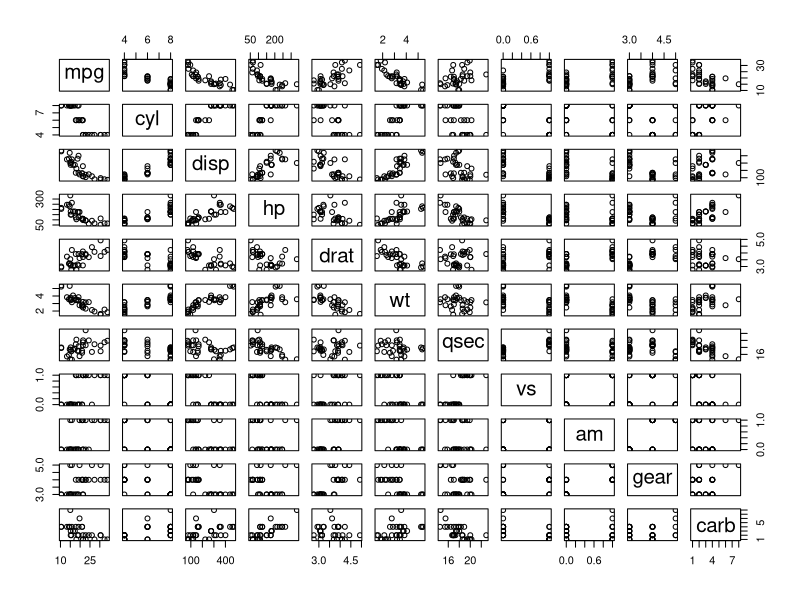
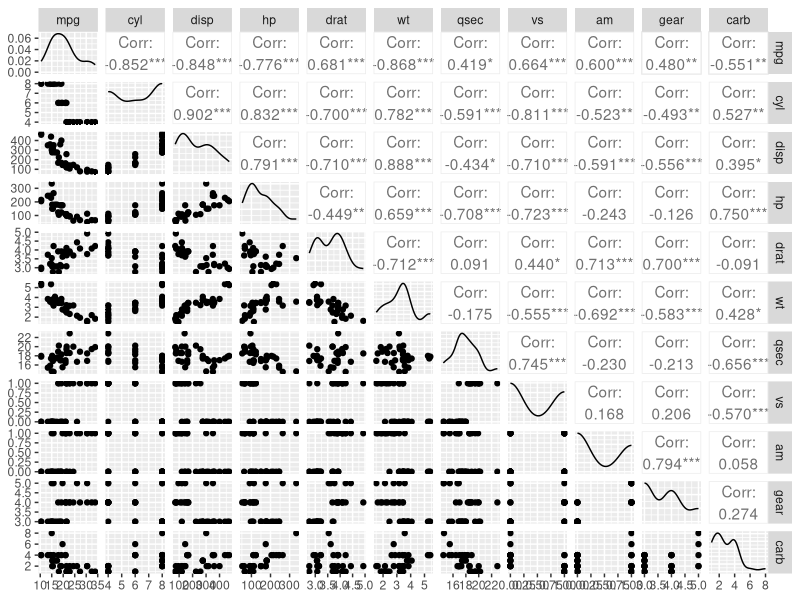
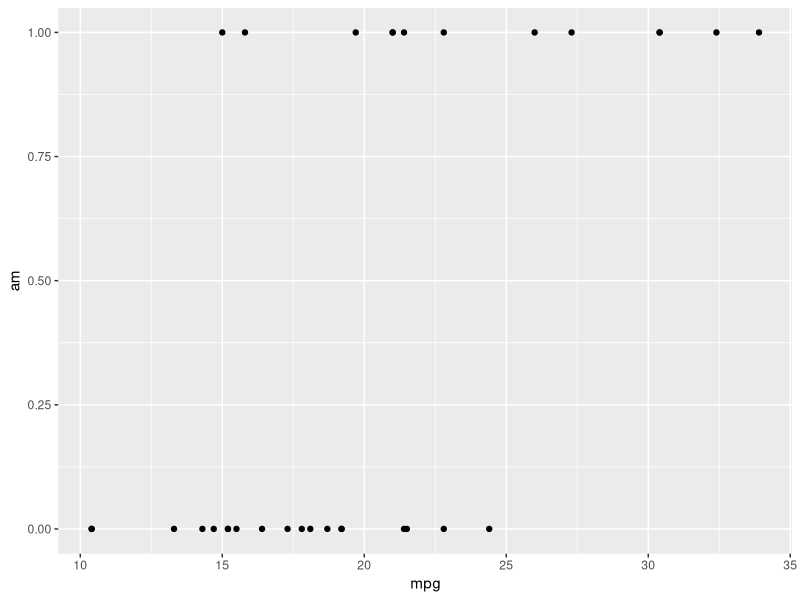
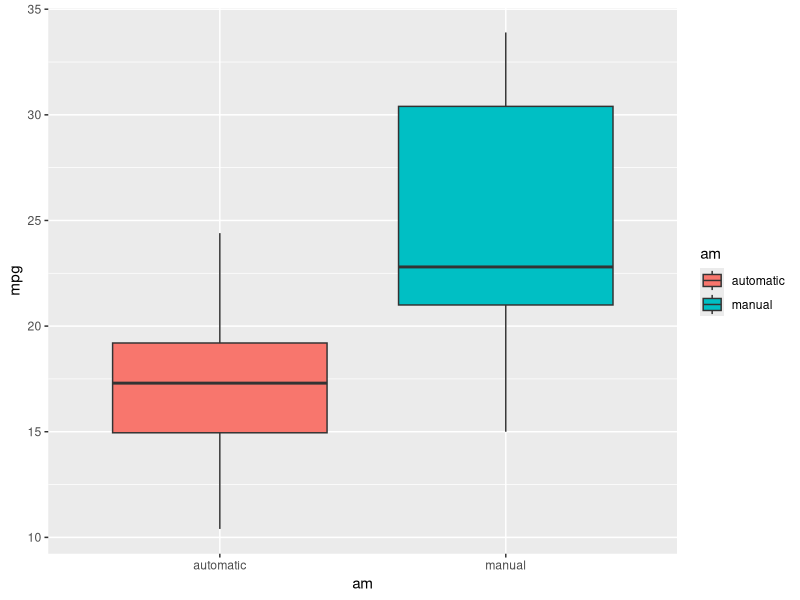
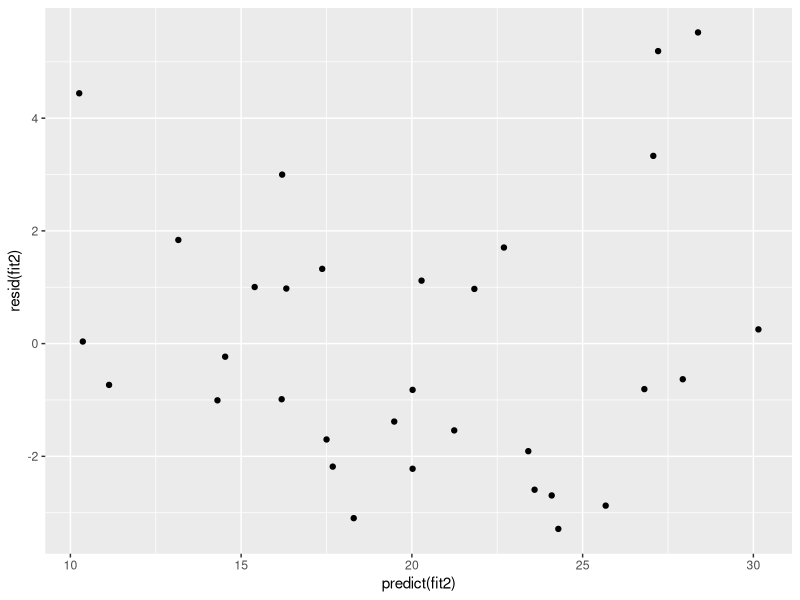

Write R code to recreate these figures, in order.
library(dplyr)
library(ggplot2) 
library(GGally)
library(caret)

#“Is an automatic or manual transmission better for MPG”
# "Quantify the MPG difference between automatic and manual transmissions"
?mtcars
str(mtcars)
pairs(mtcars)
data <- mtcars %>%
  mutate_at(c("cyl","gear","carb","am","vs"), as.factor)
levels(data$am) <- list(automatic="0", manual="1")

ggpairs(mtcars)
ggplot(data = mtcars, aes(y =am, x = mpg))+
  geom_point()

ggplot(data = data)+
  aes(x = am, y = mpg,fill=am)+
  geom_boxplot()

automatic <- data %>%
  filter(am =="automatic" )
manual<- data %>%
  filter(am =="manual")

t.test(automatic$mpg,manual$mpg,paired = FALSE)

fit <- lm(mpg ~ am, data = data)
summary(fit)

fit2 <- lm(mpg ~ hp + drat + am + wt  , data= data)
summary(fit2)

model2 <- lm(mpg~., data= data)
summary(model2)

anova(fit,fit2,model2)

qplot(predict(fit2), resid(fit2))



